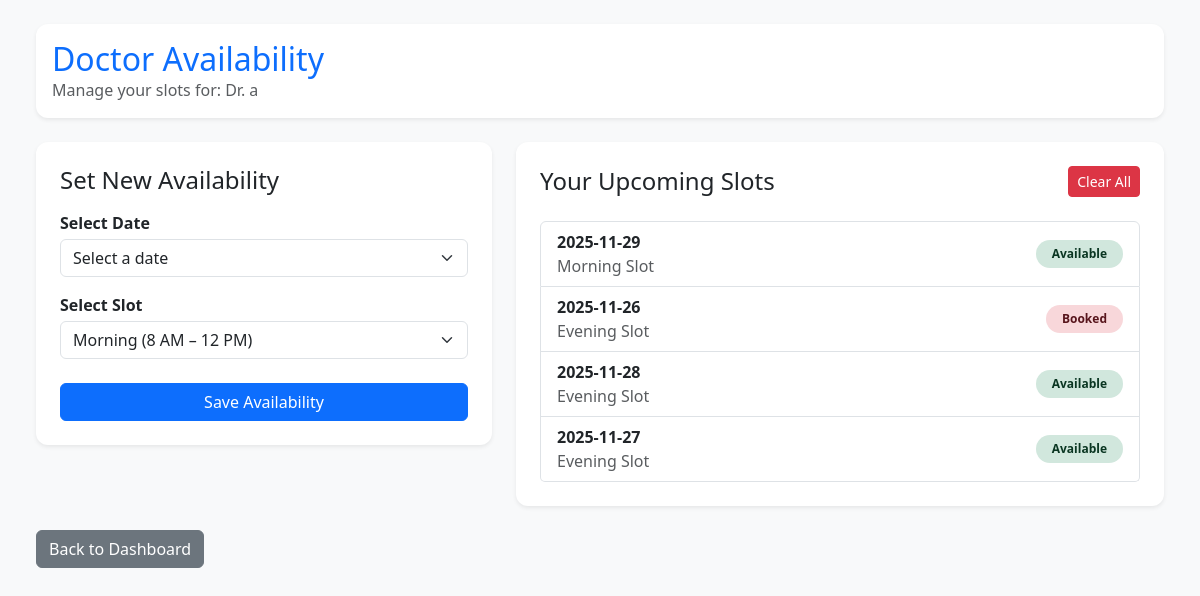
Before: /doctor/set_availability (signed in) with the older database file.
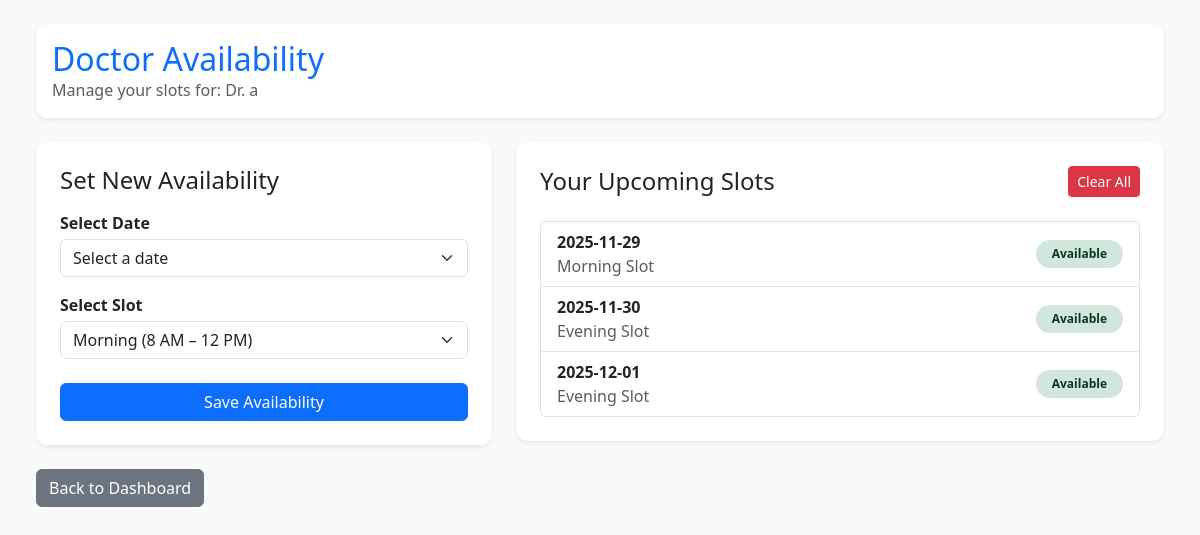
After: the same page with the newer database file.
### application/models.py (models this page shows)
class Doctor(db.Model):
    __tablename__ = 'doctor'
    id = db.Column(db.Integer(),primary_key = True)
    doctor_name = db.Column(db.String(), nullable=False)
    password = db.Column(db.String(), nullable=False)
    email = db.Column(db.String(), nullable=False)
    department_id = db.Column(db.Integer(), db.ForeignKey('department.id'), nullable=False)
    user_id = db.Column(db.Integer(), db.ForeignKey('user.id', ondelete="CASCADE"), nullable=False)
    type = db.Column(db.String(), nullable=False)
    experience = db.Column(db.Integer(), nullable=False)
    appointment = db.relationship('Appointment', backref='doctor')
    availability = db.relationship('Availability', backref='doctor', cascade="all, delete-orphan")

class Availability(db.Model):
    __tablename__ = 'availability'
    id = db.Column(db.Integer, primary_key=True)
    doctor_id = db.Column(db.Integer, db.ForeignKey('doctor.id', ondelete="CASCADE"), nullable=False)
    date = db.Column(db.String(), nullable=False)        # ex: "2025-01-21"
    slot = db.Column(db.String(), nullable=False)        # "morning" or "evening"
    is_available = db.Column(db.Boolean(), default=True, nullable=False)

### application/controllers.py (the view, shortened to what this page needs)
@app.route("/doctor/set_availability", methods=['GET','POST'])
def doctor_set_availability():
    doctor, err = require_doctor()
    if err: return err
    slots = Availability.query.filter_by(doctor_id=doctor.id).all()
    return render_template("doctor_set_availability.html",
        doctor=doctor, next_days=next_7_days(), slots=slots)

### application/controllers.py (called while the page is built)
def current_user():
    uid = session.get("user_id")
    return User.query.get(uid) if uid else None

def require_doctor():
    user = current_user()
    if not user:
        return None, redirect("/login")
    doctor = Doctor.query.filter_by(user_id=user.id).first()
    if not doctor:
        flash("Unauthorized!", "danger")
        return None, redirect("/doctor")
    return doctor, None

def next_7_days():
    today = datetime.today()
    return [(today + timedelta(days=i)).strftime("%Y-%m-%d") for i in range(7)]

### templates/doctor_set_availability.html (shortened to what this page needs)
<!DOCTYPE html>
<html>
<head>
    <link href="https://cdn.jsdelivr.net/npm/bootstrap@5.3.2/dist/css/bootstrap.min.css" rel="stylesheet">
</head>
<body class="p-4">
    <div class="container-fluid">
        <div class="card shadow-sm p-3 mb-4">
            <h2 class="mb-0 text-primary">Doctor Availability</h2>
            <p class="mb-0 text-muted">Manage your slots for: {{ doctor.doctor_name }}</p>
        </div>
        <div class="row g-4">
            <div class="col-lg-5">
                <div class="card shadow-sm p-4">
                    <h4 class="mb-3">Set New Availability</h4>
                    <form method="POST">
                        <div class="mb-3">
                            <label class="fw-bold mb-1">Select Date</label>
                            <select name="date" class="form-select" required>
                                <option value="">Select a date</option>
                            </select>
                        </div>
                        <div class="mb-3">
                            <label class="fw-bold mb-1">Select Slot</label>
                            <select name="slot" class="form-select">
                                <option value="morning">Morning (8 AM – 12 PM)</option>
                            </select>
                        </div>
                        <button class="btn btn-primary w-100 mt-2">Save Availability</button>
                    </form>
                </div>
            </div>
            <div class="col-lg-7">
                <div class="card shadow-sm p-4">
                    <div class="d-flex justify-content-between align-items-center">
                        <h4 class="mb-0">Your Upcoming Slots</h4>
                        <a href="/doctor/clear_availability" class="btn btn-danger btn-sm"
                            onclick="return confirm('Are you sure you want to delete ALL availability?');">
                            Clear All
                        </a>
                    </div><br>
                    {% if slots %}
                    <div class="list-group">
                        {% for s in slots %}
                        <div class="list-group-item d-flex justify-content-between align-items-center">
                            <div>
                                <strong class="d-block">{{s.date}}</strong>
                                <span class="text-muted">{{s.slot | capitalize}} Slot</span>
                            </div>
                            {% if s.is_available %}
                            <span
                                class="badge bg-success-subtle text-success-emphasis rounded-pill px-3 py-2">Available</span>
                            {% else %}
                            <span
                                class="badge bg-danger-subtle text-danger-emphasis rounded-pill px-3 py-2">Booked</span>
                            {% endif %}
                        </div>
                        {% endfor %}
                    </div>
                    {% else %}
                    <div class="alert alert-info">No availability set yet.</div>
                    {% endif %}
                </div>
            </div>
        </div> <a href="/doctor" class="btn btn-secondary mt-4">Back to Dashboard</a>
    </div>
</body>
</html>

### templates/doctor_set_availability.html (style rules this page uses)
body { background-color: #f8f9fa; }
.card { border: none; border-radius: 0.75rem; }

Changed rows visible on the page:
no longer on this page (row edited): Availability: date "2025-11-27", slot "Evening", is_available "Available"
changed Availability (number 2 of 3 on the later page): date "2025-11-26" → "2025-11-30"; is_available "Booked" → "Available"
changed Availability (number 3 of 3 on the later page): date "2025-11-28" → "2025-12-01"
